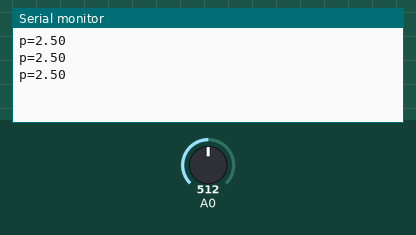
This sketch was run on a simulated Arduino Uno, built with avr-gcc and run on an emulated ATmega328P. On the bench: the last lines printed to the serial monitor. Inputs (shaded band) come from the test bench; at power-on: A0 = 512.

Above: at 1.3 s.
1.4 s: A0 set to 716
At 1.9 s:
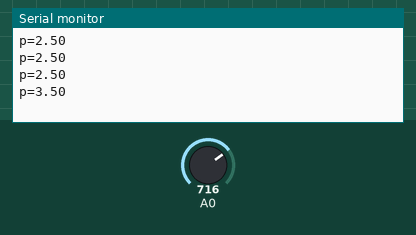
2.9 s: A0 set to 900
At 3.4 s:
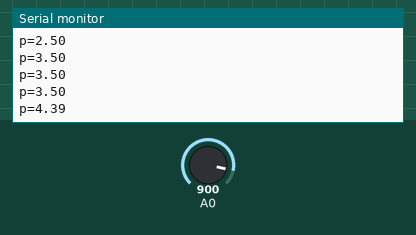
Timing chart, 0 to 5.9 s (numbered marks = the images above; inputs shaded):
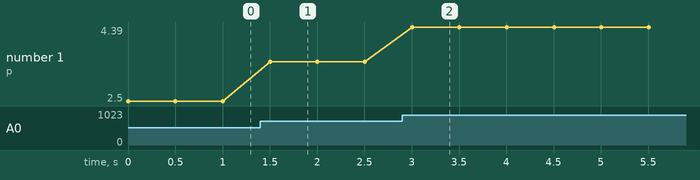

Measured:
- after the input at 1.4 s, the serial monitor: prints a new line after 0.10 s (image 1)
- after the input at 2.9 s, the serial monitor: prints a new line after 0.10 s (image 2)
- plotted number 1: 2.5 → 3.5 after the input at 1.4 s, 3.5 → 4.39 after the input at 2.9 s

The sketch:

test1.ino
```cpp
// EPCOS 100K Thermistor (B57540G0104F000)
// Thermistor lookup table for RepRap Temperature Sensor Boards (http://make.rrrf.org/ts)
// Made with createTemperatureLookup.py (http://svn.reprap.org/trunk/reprap/firmware/Arduino/utilities/createTemperatureLookup.py)
// ./createTemperatureLookup.py --r0=100000 --t0=25 --r1=0 --r2=4700 --beta=4066 --max-adc=1023
// r0: 100000
// t0: 25
// r1: 0
// r2: 4700
// beta: 4066
// max adc: 1023
#define NUMTEMPS 20
short temptable[NUMTEMPS][2] = {
  {1, 841},
  {54, 255},
  {107, 209},
  {160, 184},
  {213, 166},
  {266, 153},
  {319, 142},
  {372, 132},
  {425, 124},
  {478, 116},
  {531, 108},
  {584, 101},
  {637, 93},
  {690, 86},
  {743, 78},
  {796, 70},
  {849, 61},
  {902, 50},
  {955, 34},
  {1008, 3}
};

void setup() {
  Serial.begin(9600);

}

int t = temptable[0][0];
int i = 0;

int rL = 0, rH = 0;
int tL = 0, tH = 0;
float p = 0;

void loop() {
  // put your main code here, to run repeatedly:
  int a = analogRead(0);


  while (a > t) {
    t = temptable[i][0];
    i = i + 1;
  }

  rL = temptable[i - 1][0];
  rH = temptable[i - 2][0];

  tL = temptable[i - 1][1];
  tH = temptable[i - 2][1];

  //p = map(a, 0, 1023, 0, 5);
  p = (float)(5 * a) / 1024;

  Serial.print("p="); Serial.println(p);

  delay(500);
}
```
